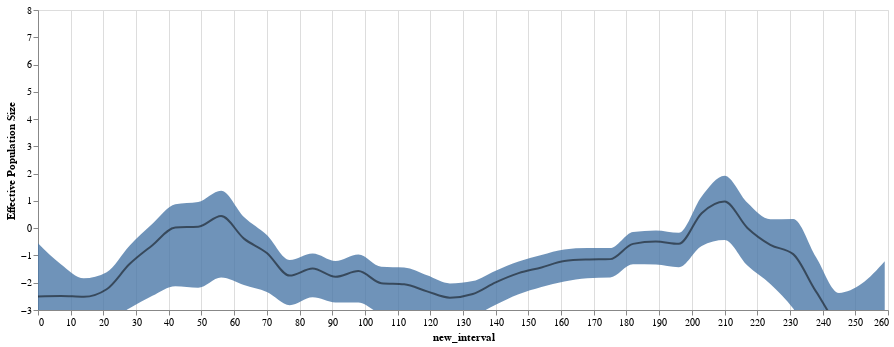

The cell this chart's notebook holds for it:
### Code cell
#plot
range_ = ['#EEC060', '#2664A5', '#A76BB1', "#EEA160", "#356D4C"]
log_line_ne = alt.Chart(test).mark_area(interpolate='monotone', opacity = 0.8, clip = True).encode(
    alt.X('new_interval', ),
    alt.Y('upper_hpd_log_50_MA',axis=alt.Axis(title="Effective Population Size", grid=False), scale = alt.Scale(domain=[-3,8])),
    alt.Y2('lower_hpd_log_50_MA' ),
    
).properties(
    width=850,
    height=300
)
log_band_ne = alt.Chart(test).mark_line(interpolate='monotone', opacity = 0.5, clip = True, color = "black").encode(
    alt.X('new_interval', ),
    alt.Y('median_Ne_log_MA',axis=alt.Axis(title="Effective Population Size", grid=False)),#,scale=alt.Scale(domain=(0, 13))),

    
).properties(
    width=850,
    height=300
)

log_line_ne  + log_band_ne

### Figure 1 — Vega-Lite specification as saved in the notebook (floating-point values rounded to 4 significant figures)
{"config": {"view": {"continuousWidth": 400, "continuousHeight": 300}}, "layer": [{"mark": {"type": "area", "clip": true, "interpolate": "monotone", "opacity": 0.8}, "encoding": {"x": {"field": "new_interval", "type": "quantitative"}, "y": {"axis": {"grid": false, "title": "Effective Population Size"}, "field": "upper_hpd_log_50_MA", "scale": {"domain": [-3, 8]}, "type": "quantitative"}, "y2": {"field": "lower_hpd_log_50_MA"}}, "height": 300, "width": 850}, {"mark": {"type": "line", "clip": true, "color": "black", "interpolate": "monotone", "opacity": 0.5}, "encoding": {"x": {"field": "new_interval", "type": "quantitative"}, "y": {"axis": {"grid": false, "title": "Effective Population Size"}, "field": "median_Ne_log_MA", "type": "quantitative"}}, "height": 300, "width": 850}], "data": {"name": "data-22429f649496a494b762880e06fac85e"}, "$schema": "https://vega.github.io/schema/vega-lite/v4.17.0.json", "datasets": {"data-22429f649496a494b762880e06fac85e": [{"interval": "1", "mean_Ne_log": -2.79, "mean_Ne_linear": 0.06145, "median_Ne_log": -3.31, "median_Ne_linear": 0.0365, "upper_hpd_log_95": 6.336, "lower_hpd_log_95": -10.35, "upper_hpd_log_50": -1.216, "lower_hpd_log_50": -6.913, "upper_hpd_linear": 564.3, "lower_hpd_linear": 3.184e-05, "upper_hpd_linear_50": 0.2964, "lower_hpd_linear_50": 0.0009948, "days": 7, "date": "2023-01-07T00:00:00", "new_interval": 259, "mean_Ne_log_MA": -2.79, "mean_Ne_linear_MA": 0.06145, "median_Ne_linear_MA": 0.0365, "median_Ne_log_MA": -3.31, "upper_hpd_log_50_MA": -1.216, "lower_hpd_log_50_MA": -6.913, "upper_hpd_linear_50_MA": 0.2964, "lower_hpd_linear_50_MA": 0.0009948, "lower_hpd_linear_MA": 3.184e-05, "upper_hpd_linear_MA": 564.3}, {"interval": "2", "mean_Ne_log": -3.089, "mean_Ne_linear": 0.04555, "median_Ne_log": -3.37, "median_Ne_linear": 0.03438, "upper_hpd_log_95": 0.4488, "lower_hpd_log_95": -6.02, "upper_hpd_log_50": -2.848, "lower_hpd_log_50": -4.733, "upper_hpd_linear": 1.566, "lower_hpd_linear": 0.002431, "upper_hpd_linear_50": 0.05794, "lower_hpd_linear_50": 0.008803, "days": 14, "date": "2022-12-31T00:00:00", "new_interval": 252, "mean_Ne_log_MA": -2.939, "mean_Ne_linear_MA": 0.0535, "median_Ne_linear_MA": 0.03544, "median_Ne_log_MA": -3.34, "upper_hpd_log_50_MA": -2.032, "lower_hpd_log_50_MA": -5.823, "upper_hpd_linear_50_MA": 0.1772, "lower_hpd_linear_50_MA": 0.004899, "lower_hpd_linear_MA": 0.001231, "upper_hpd_linear_MA": 282.9}, {"interval": "3", "mean_Ne_log": -3.259, "mean_Ne_linear": 0.03844, "median_Ne_log": -3.529, "median_Ne_linear": 0.02933, "upper_hpd_log_95": -0.4928, "lower_hpd_log_95": -5.418, "upper_hpd_log_50": -3.058, "lower_hpd_log_50": -4.433, "upper_hpd_linear": 0.6109, "lower_hpd_linear": 0.004437, "upper_hpd_linear_50": 0.047, "lower_hpd_linear_50": 0.01188, "days": 21, "date": "2022-12-24T00:00:00", "new_interval": 245, "mean_Ne_log_MA": -3.046, "mean_Ne_linear_MA": 0.04848, "median_Ne_linear_MA": 0.0334, "median_Ne_log_MA": -3.403, "upper_hpd_log_50_MA": -2.374, "lower_hpd_log_50_MA": -5.36, "upper_hpd_linear_50_MA": 0.1338, "lower_hpd_linear_50_MA": 0.007225, "lower_hpd_linear_MA": 0.0023, "upper_hpd_linear_MA": 188.8}, {"interval": "4", "mean_Ne_log": 1.217, "mean_Ne_linear": 3.375, "median_Ne_log": 0.9047, "median_Ne_linear": 2.471, "upper_hpd_log_95": 6.73, "lower_hpd_log_95": -3.885, "upper_hpd_log_50": 2.863, "lower_hpd_log_50": -0.8747, "upper_hpd_linear": 837.1, "lower_hpd_linear": 0.02055, "upper_hpd_linear_50": 17.51, "lower_hpd_linear_50": 0.417, "days": 28, "date": "2022-12-17T00:00:00", "new_interval": 238, "mean_Ne_log_MA": -1.98, "mean_Ne_linear_MA": 0.8802, "median_Ne_linear_MA": 0.6428, "median_Ne_log_MA": -2.326, "upper_hpd_log_50_MA": -1.065, "lower_hpd_log_50_MA": -4.238, "upper_hpd_linear_50_MA": 4.479, "lower_hpd_linear_50_MA": 0.1097, "lower_hpd_linear_MA": 0.006863, "upper_hpd_linear_MA": 350.9}, {"interval": "5", "mean_Ne_log": 4.849, "mean_Ne_linear": 127.6, "median_Ne_log": 4.545, "median_Ne_linear": 94.15, "upper_hpd_log_95": 10.42, "lower_hpd_log_95": -0.2077, "upper_hpd_log_50": 5.951, "lower_hpd_log_50": 2.21, "upper_hpd_linear": 33690.0, "lower_hpd_linear": 0.8124, "upper_hpd_linear_50": 384.0, "lower_hpd_linear_50": 9.112, "days": 35, "date": "2022-12-10T00:00:00", "new_interval": 231, "mean_Ne_log_MA": -0.6143, "mean_Ne_linear_MA": 26.23, "median_Ne_linear_MA": 19.34, "median_Ne_log_MA": -0.952, "upper_hpd_log_50_MA": 0.3383, "lower_hpd_log_50_MA": -2.949, "upper_hpd_linear_50_MA": 80.38, "lower_hpd_linear_50_MA": 1.91, "lower_hpd_linear_MA": 0.168, "upper_hpd_linear_MA": 7018.0}, {"interval": "6", "mean_Ne_log": -1.331, "mean_Ne_linear": 0.2642, "median_Ne_log": -1.595, "median_Ne_linear": 0.2028, "upper_hpd_log_95": 1.09, "lower_hpd_log_95": -3.214, "upper_hpd_log_50": -1.289, "lower_hpd_log_50": -2.41, "upper_hpd_linear": 2.975, "lower_hpd_linear": 0.04021, "upper_hpd_linear_50": 0.2756, "lower_hpd_linear_50": 0.08981, "days": 42, "date": "2022-12-03T00:00:00", "new_interval": 224, "mean_Ne_log_MA": -0.3226, "mean_Ne_linear_MA": 26.27, "median_Ne_linear_MA": 19.38, "median_Ne_log_MA": -0.609, "upper_hpd_log_50_MA": 0.3237, "lower_hpd_log_50_MA": -2.048, "upper_hpd_linear_50_MA": 80.38, "lower_hpd_linear_50_MA": 1.928, "lower_hpd_linear_MA": 0.176, "upper_hpd_linear_MA": 6906.0}, {"interval": "7", "mean_Ne_log": -0.002491, "mean_Ne_linear": 0.9975, "median_Ne_log": -0.2799, "median_Ne_linear": 0.7558, "upper_hpd_log_95": 2.837, "lower_hpd_log_95": -2.372, "upper_hpd_log_50": 0.1796, "lower_hpd_log_50": -1.356, "upper_hpd_linear": 17.06, "lower_hpd_linear": 0.09327, "upper_hpd_linear_50": 1.197, "lower_hpd_linear_50": 0.2578, "days": 49, "date": "2022-11-26T00:00:00", "new_interval": 217, "mean_Ne_log_MA": 0.2947, "mean_Ne_linear_MA": 26.46, "median_Ne_linear_MA": 19.52, "median_Ne_log_MA": 0.009037, "upper_hpd_log_50_MA": 0.9293, "lower_hpd_log_50_MA": -1.373, "upper_hpd_linear_50_MA": 80.6, "lower_hpd_linear_50_MA": 1.978, "lower_hpd_linear_MA": 0.1942, "upper_hpd_linear_MA": 6909.0}, {"interval": "8", "mean_Ne_log": 1.529, "mean_Ne_linear": 4.614, "median_Ne_log": 1.313, "median_Ne_linear": 3.718, "upper_hpd_log_95": 4.318, "lower_hpd_log_95": -1.056, "upper_hpd_log_50": 1.911, "lower_hpd_log_50": 0.2577, "upper_hpd_linear": 75.02, "lower_hpd_linear": 0.3478, "upper_hpd_linear_50": 6.757, "lower_hpd_linear_50": 1.294, "days": 56, "date": "2022-11-19T00:00:00", "new_interval": 210, "mean_Ne_log_MA": 1.252, "mean_Ne_linear_MA": 27.38, "median_Ne_linear_MA": 20.26, "median_Ne_log_MA": 0.9775, "upper_hpd_log_50_MA": 1.923, "lower_hpd_log_50_MA": -0.4346, "upper_hpd_linear_50_MA": 81.94, "lower_hpd_linear_50_MA": 2.234, "lower_hpd_linear_MA": 0.2628, "upper_hpd_linear_MA": 6924.0}, {"interval": "9", "mean_Ne_log": -1.096, "mean_Ne_linear": 0.3343, "median_Ne_log": -1.229, "median_Ne_linear": 0.2927, "upper_hpd_log_95": 0.4877, "lower_hpd_log_95": -2.622, "upper_hpd_log_50": -0.9308, "lower_hpd_log_50": -1.971, "upper_hpd_linear": 1.628, "lower_hpd_linear": 0.07268, "upper_hpd_linear_50": 0.3943, "lower_hpd_linear_50": 0.1393, "days": 63, "date": "2022-11-12T00:00:00", "new_interval": 203, "mean_Ne_log_MA": 0.7899, "mean_Ne_linear_MA": 26.77, "median_Ne_linear_MA": 19.82, "median_Ne_log_MA": 0.5509, "upper_hpd_log_50_MA": 1.164, "lower_hpd_log_50_MA": -0.6539, "upper_hpd_linear_50_MA": 78.52, "lower_hpd_linear_50_MA": 2.179, "lower_hpd_linear_MA": 0.2733, "upper_hpd_linear_MA": 6757.0}, {"interval": "10", "mean_Ne_log": -0.9726, "mean_Ne_linear": 0.3781, "median_Ne_log": -1.08, "median_Ne_linear": 0.3396, "upper_hpd_log_95": 0.6712, "lower_hpd_log_95": -2.274, "upper_hpd_log_50": -0.7146, "lower_hpd_log_50": -1.69, "upper_hpd_linear": 1.957, "lower_hpd_linear": 0.1029, "upper_hpd_linear_50": 0.4894, "lower_hpd_linear_50": 0.1845, "days": 70, "date": "2022-11-05T00:00:00", "new_interval": 196, "mean_Ne_log_MA": -0.3745, "mean_Ne_linear_MA": 1.318, "median_Ne_linear_MA": 1.062, "median_Ne_log_MA": -0.5741, "upper_hpd_log_50_MA": -0.1688, "lower_hpd_log_50_MA": -1.434, "upper_hpd_linear_50_MA": 1.823, "lower_hpd_linear_50_MA": 0.3931, "lower_hpd_linear_MA": 0.1314, "upper_hpd_linear_MA": 19.73}, {"interval": "11", "mean_Ne_log": -1.086, "mean_Ne_linear": 0.3377, "median_Ne_log": -1.172, "median_Ne_linear": 0.3097, "upper_hpd_log_95": 0.6311, "lower_hpd_log_95": -2.552, "upper_hpd_log_50": -0.8584, "lower_hpd_log_50": -1.921, "upper_hpd_linear": 1.88, "lower_hpd_linear": 0.07792, "upper_hpd_linear_50": 0.4238, "lower_hpd_linear_50": 0.1464, "days": 77, "date": "2022-10-29T00:00:00", "new_interval": 189, "mean_Ne_log_MA": -0.3254, "mean_Ne_linear_MA": 1.332, "median_Ne_linear_MA": 1.083, "median_Ne_log_MA": -0.4895, "upper_hpd_log_50_MA": -0.08272, "lower_hpd_log_50_MA": -1.336, "upper_hpd_linear_50_MA": 1.852, "lower_hpd_linear_50_MA": 0.4044, "lower_hpd_linear_MA": 0.1389, "upper_hpd_linear_MA": 19.51}, {"interval": "12", "mean_Ne_log": -0.6551, "mean_Ne_linear": 0.5194, "median_Ne_log": -0.706, "median_Ne_linear": 0.4936, "upper_hpd_log_95": 1.111, "lower_hpd_log_95": -2.3, "upper_hpd_log_50": -0.1087, "lower_hpd_log_50": -1.301, "upper_hpd_linear": 3.038, "lower_hpd_linear": 0.1002, "upper_hpd_linear_50": 0.897, "lower_hpd_linear_50": 0.2723, "days": 84, "date": "2022-10-22T00:00:00", "new_interval": 182, "mean_Ne_log_MA": -0.456, "mean_Ne_linear_MA": 1.237, "median_Ne_linear_MA": 1.031, "median_Ne_log_MA": -0.5747, "upper_hpd_log_50_MA": -0.1404, "lower_hpd_log_50_MA": -1.325, "upper_hpd_linear_50_MA": 1.792, "lower_hpd_linear_50_MA": 0.4073, "lower_hpd_linear_MA": 0.1403, "upper_hpd_linear_MA": 16.71}, {"interval": "13", "mean_Ne_log": -1.379, "mean_Ne_linear": 0.2519, "median_Ne_log": -1.486, "median_Ne_linear": 0.2262, "upper_hpd_log_95": 0.7218, "lower_hpd_log_95": -3.263, "upper_hpd_log_50": -1.035, "lower_hpd_log_50": -2.178, "upper_hpd_linear": 2.058, "lower_hpd_linear": 0.03827, "upper_hpd_linear_50": 0.3553, "lower_hpd_linear_50": 0.1132, "days": 91, "date": "2022-10-15T00:00:00", "new_interval": 175, "mean_Ne_log_MA": -1.038, "mean_Ne_linear_MA": 0.3643, "median_Ne_linear_MA": 0.3324, "median_Ne_log_MA": -1.135, "upper_hpd_log_50_MA": -0.7295, "lower_hpd_log_50_MA": -1.812, "upper_hpd_linear_50_MA": 0.5119, "lower_hpd_linear_50_MA": 0.1711, "lower_hpd_linear_MA": 0.07839, "upper_hpd_linear_MA": 2.112}, {"interval": "14", "mean_Ne_log": -1.149, "mean_Ne_linear": 0.3171, "median_Ne_log": -1.306, "median_Ne_linear": 0.2708, "upper_hpd_log_95": 0.8676, "lower_hpd_log_95": -3.008, "upper_hpd_log_50": -0.9308, "lower_hpd_log_50": -2.085, "upper_hpd_linear": 2.381, "lower_hpd_linear": 0.04941, "upper_hpd_linear_50": 0.3943, "lower_hpd_linear_50": 0.1243, "days": 98, "date": "2022-10-08T00:00:00", "new_interval": 168, "mean_Ne_log_MA": -1.048, "mean_Ne_linear_MA": 0.3608, "median_Ne_linear_MA": 0.328, "median_Ne_log_MA": -1.15, "upper_hpd_log_50_MA": -0.7295, "lower_hpd_log_50_MA": -1.835, "upper_hpd_linear_50_MA": 0.5119, "lower_hpd_linear_50_MA": 0.1681, "lower_hpd_linear_MA": 0.07374, "upper_hpd_linear_MA": 2.263}, {"interval": "15", "mean_Ne_log": -1.151, "mean_Ne_linear": 0.3164, "median_Ne_log": -1.353, "median_Ne_linear": 0.2584, "upper_hpd_log_95": 1.242, "lower_hpd_log_95": -3.077, "upper_hpd_log_50": -0.9628, "lower_hpd_log_50": -2.276, "upper_hpd_linear": 3.461, "lower_hpd_linear": 0.04609, "upper_hpd_linear_50": 0.3818, "lower_hpd_linear_50": 0.1027, "days": 105, "date": "2022-10-01T00:00:00", "new_interval": 161, "mean_Ne_log_MA": -1.084, "mean_Ne_linear_MA": 0.3485, "median_Ne_linear_MA": 0.3117, "median_Ne_log_MA": -1.205, "upper_hpd_log_50_MA": -0.7791, "lower_hpd_log_50_MA": -1.952, "upper_hpd_linear_50_MA": 0.4904, "lower_hpd_linear_50_MA": 0.1518, "lower_hpd_linear_MA": 0.06238, "upper_hpd_linear_MA": 2.564}, {"interval": "16", "mean_Ne_log": -2.269, "mean_Ne_linear": 0.1035, "median_Ne_log": -2.351, "median_Ne_linear": 0.09529, "upper_hpd_log_95": -0.4967, "lower_hpd_log_95": -3.787, "upper_hpd_log_50": -1.881, "lower_hpd_log_50": -2.94, "upper_hpd_linear": 0.6085, "lower_hpd_linear": 0.02267, "upper_hpd_linear_50": 0.1525, "lower_hpd_linear_50": 0.05287, "days": 112, "date": "2022-09-24T00:00:00", "new_interval": 154, "mean_Ne_log_MA": -1.32, "mean_Ne_linear_MA": 0.3017, "median_Ne_linear_MA": 0.2689, "median_Ne_log_MA": -1.441, "upper_hpd_log_50_MA": -0.9835, "lower_hpd_log_50_MA": -2.156, "upper_hpd_linear_50_MA": 0.4362, "lower_hpd_linear_50_MA": 0.1331, "lower_hpd_linear_MA": 0.05133, "upper_hpd_linear_MA": 2.309}, {"interval": "17", "mean_Ne_log": -1.619, "mean_Ne_linear": 0.1982, "median_Ne_log": -1.748, "median_Ne_linear": 0.1741, "upper_hpd_log_95": 0.5239, "lower_hpd_log_95": -3.527, "upper_hpd_log_50": -1.313, "lower_hpd_log_50": -2.64, "upper_hpd_linear": 1.689, "lower_hpd_linear": 0.02939, "upper_hpd_linear_50": 0.2689, "lower_hpd_linear_50": 0.0714, "days": 119, "date": "2022-09-17T00:00:00", "new_interval": 147, "mean_Ne_log_MA": -1.513, "mean_Ne_linear_MA": 0.2374, "median_Ne_linear_MA": 0.205, "median_Ne_log_MA": -1.649, "upper_hpd_log_50_MA": -1.224, "lower_hpd_log_50_MA": -2.424, "upper_hpd_linear_50_MA": 0.3105, "lower_hpd_linear_50_MA": 0.0929, "lower_hpd_linear_MA": 0.03717, "upper_hpd_linear_MA": 2.04}, {"interval": "18", "mean_Ne_log": -2.964, "mean_Ne_linear": 0.0516, "median_Ne_log": -3.178, "median_Ne_linear": 0.04166, "upper_hpd_log_95": -0.2038, "lower_hpd_log_95": -4.953, "upper_hpd_log_50": -2.71, "lower_hpd_log_50": -4.094, "upper_hpd_linear": 0.8156, "lower_hpd_linear": 0.007065, "upper_hpd_linear_50": 0.06651, "lower_hpd_linear_50": 0.01667, "days": 126, "date": "2022-09-10T00:00:00", "new_interval": 140, "mean_Ne_log_MA": -1.83, "mean_Ne_linear_MA": 0.1974, "median_Ne_linear_MA": 0.168, "median_Ne_log_MA": -1.987, "upper_hpd_log_50_MA": -1.56, "lower_hpd_log_50_MA": -2.807, "upper_hpd_linear_50_MA": 0.2528, "lower_hpd_linear_50_MA": 0.07359, "lower_hpd_linear_MA": 0.03093, "upper_hpd_linear_MA": 1.791}, {"interval": "19", "mean_Ne_log": -3.343, "mean_Ne_linear": 0.03535, "median_Ne_log": -3.442, "median_Ne_linear": 0.032, "upper_hpd_log_95": -1.163, "lower_hpd_log_95": -5.534, "upper_hpd_log_50": -2.836, "lower_hpd_log_50": -4.234, "upper_hpd_linear": 0.3125, "lower_hpd_linear": 0.00395, "upper_hpd_linear_50": 0.05866, "lower_hpd_linear_50": 0.01449, "days": 133, "date": "2022-09-03T00:00:00", "new_interval": 133, "mean_Ne_log_MA": -2.269, "mean_Ne_linear_MA": 0.141, "median_Ne_linear_MA": 0.1203, "median_Ne_log_MA": -2.414, "upper_hpd_log_50_MA": -1.941, "lower_hpd_log_50_MA": -3.237, "upper_hpd_linear_50_MA": 0.1857, "lower_hpd_linear_50_MA": 0.05162, "lower_hpd_linear_MA": 0.02184, "upper_hpd_linear_MA": 1.377}, {"interval": "20", "mean_Ne_log": -1.664, "mean_Ne_linear": 0.1894, "median_Ne_log": -2.023, "median_Ne_linear": 0.1323, "upper_hpd_log_95": 2.363, "lower_hpd_log_95": -5.096, "upper_hpd_log_50": -1.396, "lower_hpd_log_50": -3.69, "upper_hpd_linear": 10.62, "lower_hpd_linear": 0.006123, "upper_hpd_linear_50": 0.2477, "lower_hpd_linear_50": 0.02496, "days": 140, "date": "2022-08-27T00:00:00", "new_interval": 126, "mean_Ne_log_MA": -2.372, "mean_Ne_linear_MA": 0.1156, "median_Ne_linear_MA": 0.09507, "median_Ne_log_MA": -2.548, "upper_hpd_log_50_MA": -2.027, "lower_hpd_log_50_MA": -3.52, "upper_hpd_linear_50_MA": 0.1588, "lower_hpd_linear_50_MA": 0.03608, "lower_hpd_linear_MA": 0.01384, "upper_hpd_linear_MA": 2.809}, {"interval": "21", "mean_Ne_log": -0.9449, "mean_Ne_linear": 0.3887, "median_Ne_log": -1.188, "median_Ne_linear": 0.3048, "upper_hpd_log_95": 2.383, "lower_hpd_log_95": -3.913, "upper_hpd_log_50": -0.3932, "lower_hpd_log_50": -2.266, "upper_hpd_linear": 10.83, "lower_hpd_linear": 0.01998, "upper_hpd_linear_50": 0.6749, "lower_hpd_linear_50": 0.1037, "days": 147, "date": "2022-08-20T00:00:00", "new_interval": 119, "mean_Ne_log_MA": -2.107, "mean_Ne_linear_MA": 0.1727, "median_Ne_linear_MA": 0.137, "median_Ne_log_MA": -2.316, "upper_hpd_log_50_MA": -1.73, "lower_hpd_log_50_MA": -3.385, "upper_hpd_linear_50_MA": 0.2633, "lower_hpd_linear_50_MA": 0.04625, "lower_hpd_linear_MA": 0.0133, "upper_hpd_linear_MA": 4.854}, {"interval": "22", "mean_Ne_log": -0.1427, "mean_Ne_linear": 0.867, "median_Ne_log": -0.4564, "median_Ne_linear": 0.6335, "upper_hpd_log_95": 3.597, "lower_hpd_log_95": -3.085, "upper_hpd_log_50": 0.108, "lower_hpd_log_50": -1.856, "upper_hpd_linear": 36.49, "lower_hpd_linear": 0.04573, "upper_hpd_linear_50": 1.114, "lower_hpd_linear_50": 0.1563, "days": 154, "date": "2022-08-13T00:00:00", "new_interval": 112, "mean_Ne_log_MA": -1.812, "mean_Ne_linear_MA": 0.3064, "median_Ne_linear_MA": 0.2289, "median_Ne_log_MA": -2.058, "upper_hpd_log_50_MA": -1.445, "lower_hpd_log_50_MA": -3.228, "upper_hpd_linear_50_MA": 0.4324, "lower_hpd_linear_50_MA": 0.06323, "lower_hpd_linear_MA": 0.01657, "upper_hpd_linear_MA": 11.81}, {"interval": "23", "mean_Ne_log": -2.925, "mean_Ne_linear": 0.05369, "median_Ne_log": -2.976, "median_Ne_linear": 0.05099, "upper_hpd_log_95": -1.242, "lower_hpd_log_95": -4.578, "upper_hpd_log_50": -2.551, "lower_hpd_log_50": -3.626, "upper_hpd_linear": 0.2887, "lower_hpd_linear": 0.01028, "upper_hpd_linear_50": 0.07799, "lower_hpd_linear_50": 0.02663, "days": 161, "date": "2022-08-06T00:00:00", "new_interval": 105, "mean_Ne_log_MA": -1.804, "mean_Ne_linear_MA": 0.3068, "median_Ne_linear_MA": 0.2307, "median_Ne_log_MA": -2.017, "upper_hpd_log_50_MA": -1.414, "lower_hpd_log_50_MA": -3.134, "upper_hpd_linear_50_MA": 0.4347, "lower_hpd_linear_50_MA": 0.06522, "lower_hpd_linear_MA": 0.01721, "upper_hpd_linear_MA": 11.71}, {"interval": "24", "mean_Ne_log": -1.098, "mean_Ne_linear": 0.3336, "median_Ne_log": -1.224, "median_Ne_linear": 0.294, "upper_hpd_log_95": 1.563, "lower_hpd_log_95": -3.611, "upper_hpd_log_50": -0.5781, "lower_hpd_log_50": -2.209, "upper_hpd_linear": 4.774, "lower_hpd_linear": 0.02702, "upper_hpd_linear_50": 0.561, "lower_hpd_linear_50": 0.1098, "days": 168, "date": "2022-07-30T00:00:00", "new_interval": 98, "mean_Ne_log_MA": -1.355, "mean_Ne_linear_MA": 0.3665, "median_Ne_linear_MA": 0.2831, "median_Ne_log_MA": -1.574, "upper_hpd_log_50_MA": -0.962, "lower_hpd_log_50_MA": -2.729, "upper_hpd_linear_50_MA": 0.5351, "lower_hpd_linear_50_MA": 0.08428, "lower_hpd_linear_MA": 0.02183, "upper_hpd_linear_MA": 12.6}, {"interval": "25", "mean_Ne_log": -2.872, "mean_Ne_linear": 0.05661, "median_Ne_log": -3.064, "median_Ne_linear": 0.04668, "upper_hpd_log_95": -0.9048, "lower_hpd_log_95": -4.687, "upper_hpd_log_50": -2.606, "lower_hpd_log_50": -3.649, "upper_hpd_linear": 0.4046, "lower_hpd_linear": 0.009218, "upper_hpd_linear_50": 0.07379, "lower_hpd_linear_50": 0.026, "days": 175, "date": "2022-07-23T00:00:00", "new_interval": 91, "mean_Ne_log_MA": -1.596, "mean_Ne_linear_MA": 0.3399, "median_Ne_linear_MA": 0.266, "median_Ne_log_MA": -1.782, "upper_hpd_log_50_MA": -1.204, "lower_hpd_log_50_MA": -2.721, "upper_hpd_linear_50_MA": 0.5003, "lower_hpd_linear_50_MA": 0.08449, "lower_hpd_linear_MA": 0.02245, "upper_hpd_linear_MA": 10.56}, {"interval": "26", "mean_Ne_log": 0.6586, "mean_Ne_linear": 1.932, "median_Ne_log": 0.3281, "median_Ne_linear": 1.388, "upper_hpd_log_95": 4.743, "lower_hpd_log_95": -2.72, "upper_hpd_log_50": 0.9818, "lower_hpd_log_50": -1.323, "upper_hpd_linear": 114.8, "lower_hpd_linear": 0.06585, "upper_hpd_linear_50": 2.669, "lower_hpd_linear_50": 0.2664, "days": 182, "date": "2022-07-16T00:00:00", "new_interval": 84, "mean_Ne_log_MA": -1.276, "mean_Ne_linear_MA": 0.6486, "median_Ne_linear_MA": 0.4827, "median_Ne_log_MA": -1.479, "upper_hpd_log_50_MA": -0.9292, "lower_hpd_log_50_MA": -2.533, "upper_hpd_linear_50_MA": 0.8992, "lower_hpd_linear_50_MA": 0.117, "lower_hpd_linear_MA": 0.03162, "upper_hpd_linear_MA": 31.34}, {"interval": "27", "mean_Ne_log": -1.286, "mean_Ne_linear": 0.2763, "median_Ne_log": -1.757, "median_Ne_linear": 0.1725, "upper_hpd_log_95": 3.496, "lower_hpd_log_95": -4.877, "upper_hpd_log_50": -1.077, "lower_hpd_log_50": -3.305, "upper_hpd_linear": 33.0, "lower_hpd_linear": 0.007617, "upper_hpd_linear_50": 0.3406, "lower_hpd_linear_50": 0.03671, "days": 189, "date": "2022-07-09T00:00:00", "new_interval": 77, "mean_Ne_log_MA": -1.504, "mean_Ne_linear_MA": 0.5304, "median_Ne_linear_MA": 0.3905, "median_Ne_log_MA": -1.739, "upper_hpd_log_50_MA": -1.166, "lower_hpd_log_50_MA": -2.822, "upper_hpd_linear_50_MA": 0.7445, "lower_hpd_linear_50_MA": 0.0931, "lower_hpd_linear_MA": 0.024, "upper_hpd_linear_MA": 30.65}, {"interval": "28", "mean_Ne_log": 1.55, "mean_Ne_linear": 4.714, "median_Ne_log": 1.173, "median_Ne_linear": 3.231, "upper_hpd_log_95": 6.987, "lower_hpd_log_95": -2.92, "upper_hpd_log_50": 2.032, "lower_hpd_log_50": -1.228, "upper_hpd_linear": 1082.0, "lower_hpd_linear": 0.05393, "upper_hpd_linear_50": 7.628, "lower_hpd_linear_50": 0.293, "days": 196, "date": "2022-07-02T00:00:00", "new_interval": 70, "mean_Ne_log_MA": -0.6093, "mean_Ne_linear_MA": 1.462, "median_Ne_linear_MA": 1.026, "median_Ne_log_MA": -0.9091, "upper_hpd_log_50_MA": -0.2496, "lower_hpd_log_50_MA": -2.343, "upper_hpd_linear_50_MA": 2.254, "lower_hpd_linear_50_MA": 0.1464, "lower_hpd_linear_MA": 0.03273, "upper_hpd_linear_MA": 247.0}, {"interval": "29", "mean_Ne_log": 1.904, "mean_Ne_linear": 6.715, "median_Ne_log": 1.409, "median_Ne_linear": 4.091, "upper_hpd_log_95": 8.155, "lower_hpd_log_95": -2.986, "upper_hpd_log_50": 2.738, "lower_hpd_log_50": -0.9213, "upper_hpd_linear": 3480.0, "lower_hpd_linear": 0.05051, "upper_hpd_linear_50": 15.46, "lower_hpd_linear_50": 0.398, "days": 203, "date": "2022-06-25T00:00:00", "new_interval": 63, "mean_Ne_log_MA": -0.008871, "mean_Ne_linear_MA": 2.739, "median_Ne_linear_MA": 1.786, "median_Ne_log_MA": -0.3824, "upper_hpd_log_50_MA": 0.4136, "lower_hpd_log_50_MA": -2.085, "upper_hpd_linear_50_MA": 5.233, "lower_hpd_linear_50_MA": 0.204, "lower_hpd_linear_MA": 0.03743, "upper_hpd_linear_MA": 942.0}, {"interval": "30", "mean_Ne_log": 1.461, "mean_Ne_linear": 4.311, "median_Ne_log": 1.063, "median_Ne_linear": 2.894, "upper_hpd_log_95": 7.918, "lower_hpd_log_95": -3.967, "upper_hpd_log_50": 2.189, "lower_hpd_log_50": -2.265, "upper_hpd_linear": 2747.0, "lower_hpd_linear": 0.01894, "upper_hpd_linear_50": 8.924, "lower_hpd_linear_50": 0.1038, "days": 210, "date": "2022-06-18T00:00:00", "new_interval": 56, "mean_Ne_log_MA": 0.8577, "mean_Ne_linear_MA": 3.59, "median_Ne_linear_MA": 2.355, "median_Ne_log_MA": 0.443, "upper_hpd_log_50_MA": 1.373, "lower_hpd_log_50_MA": -1.808, "upper_hpd_linear_50_MA": 7.003, "lower_hpd_linear_50_MA": 0.2196, "lower_hpd_linear_MA": 0.03937, "upper_hpd_linear_MA": 1491.0}, {"interval": "31", "mean_Ne_log": -1.12, "mean_Ne_linear": 0.3263, "median_Ne_log": -1.627, "median_Ne_linear": 0.1966, "upper_hpd_log_95": 3.528, "lower_hpd_log_95": -4.358, "upper_hpd_log_50": -1.09, "lower_hpd_log_50": -3.207, "upper_hpd_linear": 34.04, "lower_hpd_linear": 0.0128, "upper_hpd_linear_50": 0.3363, "lower_hpd_linear_50": 0.04046, "days": 217, "date": "2022-06-11T00:00:00", "new_interval": 49, "mean_Ne_log_MA": 0.502, "mean_Ne_linear_MA": 3.269, "median_Ne_linear_MA": 2.117, "median_Ne_log_MA": 0.05203, "upper_hpd_log_50_MA": 0.9583, "lower_hpd_log_50_MA": -2.185, "upper_hpd_linear_50_MA": 6.537, "lower_hpd_linear_50_MA": 0.1744, "lower_hpd_linear_MA": 0.02876, "upper_hpd_linear_MA": 1475.0}, {"interval": "32", "mean_Ne_log": -1.566, "mean_Ne_linear": 0.2089, "median_Ne_log": -1.886, "median_Ne_linear": 0.1517, "upper_hpd_log_95": 1.415, "lower_hpd_log_95": -3.854, "upper_hpd_log_50": -1.464, "lower_hpd_log_50": -3.026, "upper_hpd_linear": 4.115, "lower_hpd_linear": 0.0212, "upper_hpd_linear_50": 0.2313, "lower_hpd_linear_50": 0.04853, "days": 224, "date": "2022-06-04T00:00:00", "new_interval": 42, "mean_Ne_log_MA": 0.4461, "mean_Ne_linear_MA": 3.255, "median_Ne_linear_MA": 2.113, "median_Ne_log_MA": 0.02638, "upper_hpd_log_50_MA": 0.8809, "lower_hpd_log_50_MA": -2.129, "upper_hpd_linear_50_MA": 6.515, "lower_hpd_linear_50_MA": 0.1768, "lower_hpd_linear_MA": 0.03148, "upper_hpd_linear_MA": 1469.0}, {"interval": "33", "mean_Ne_log": -1.898, "mean_Ne_linear": 0.1498, "median_Ne_log": -2.071, "median_Ne_linear": 0.126, "upper_hpd_log_95": 0.5726, "lower_hpd_log_95": -3.914, "upper_hpd_log_50": -1.561, "lower_hpd_log_50": -2.988, "upper_hpd_linear": 1.773, "lower_hpd_linear": 0.01996, "upper_hpd_linear_50": 0.2099, "lower_hpd_linear_50": 0.05038, "days": 231, "date": "2022-05-28T00:00:00", "new_interval": 35, "mean_Ne_log_MA": -0.2436, "mean_Ne_linear_MA": 2.342, "median_Ne_linear_MA": 1.492, "median_Ne_log_MA": -0.6224, "upper_hpd_log_50_MA": 0.1623, "lower_hpd_log_50_MA": -2.481, "upper_hpd_linear_50_MA": 5.031, "lower_hpd_linear_50_MA": 0.1282, "lower_hpd_linear_MA": 0.02468, "upper_hpd_linear_MA": 1253.0}, {"interval": "34", "mean_Ne_log": -1.901, "mean_Ne_linear": 0.1494, "median_Ne_log": -2.053, "median_Ne_linear": 0.1283, "upper_hpd_log_95": 1.298, "lower_hpd_log_95": -4.924, "upper_hpd_log_50": -1.281, "lower_hpd_log_50": -3.201, "upper_hpd_linear": 3.663, "lower_hpd_linear": 0.00727, "upper_hpd_linear_50": 0.2779, "lower_hpd_linear_50": 0.04074, "days": 238, "date": "2022-05-21T00:00:00", "new_interval": 28, "mean_Ne_log_MA": -1.005, "mean_Ne_linear_MA": 1.029, "median_Ne_linear_MA": 0.6994, "median_Ne_log_MA": -1.315, "upper_hpd_log_50_MA": -0.6414, "lower_hpd_log_50_MA": -2.937, "upper_hpd_linear_50_MA": 1.996, "lower_hpd_linear_50_MA": 0.05679, "lower_hpd_linear_MA": 0.01603, "upper_hpd_linear_MA": 558.1}, {"interval": "35", "mean_Ne_log": -3.396, "mean_Ne_linear": 0.03349, "median_Ne_log": -3.558, "median_Ne_linear": 0.02851, "upper_hpd_log_95": 0.2059, "lower_hpd_log_95": -6.692, "upper_hpd_log_50": -2.67, "lower_hpd_log_50": -4.655, "upper_hpd_linear": 1.229, "lower_hpd_linear": 0.00124, "upper_hpd_linear_50": 0.06924, "lower_hpd_linear_50": 0.009513, "days": 245, "date": "2022-05-14T00:00:00", "new_interval": 21, "mean_Ne_log_MA": -1.976, "mean_Ne_linear_MA": 0.1736, "median_Ne_linear_MA": 0.1262, "median_Ne_log_MA": -2.239, "upper_hpd_log_50_MA": -1.613, "lower_hpd_log_50_MA": -3.415, "upper_hpd_linear_50_MA": 0.2249, "lower_hpd_linear_50_MA": 0.03793, "lower_hpd_linear_MA": 0.01249, "upper_hpd_linear_MA": 8.964}, {"interval": "36", "mean_Ne_log": -2.803, "mean_Ne_linear": 0.0606, "median_Ne_log": -3.012, "median_Ne_linear": 0.04919, "upper_hpd_log_95": 1.521, "lower_hpd_log_95": -6.647, "upper_hpd_log_50": -2.215, "lower_hpd_log_50": -4.326, "upper_hpd_linear": 4.577, "lower_hpd_linear": 0.001298, "upper_hpd_linear_50": 0.1092, "lower_hpd_linear_50": 0.01322, "days": 252, "date": "2022-05-07T00:00:00", "new_interval": 14, "mean_Ne_log_MA": -2.313, "mean_Ne_linear_MA": 0.1204, "median_Ne_linear_MA": 0.09675, "median_Ne_log_MA": -2.516, "upper_hpd_log_50_MA": -1.838, "lower_hpd_log_50_MA": -3.639, "upper_hpd_linear_50_MA": 0.1795, "lower_hpd_linear_50_MA": 0.03248, "lower_hpd_linear_MA": 0.01019, "upper_hpd_linear_MA": 3.071}, {"interval": "37", "mean_Ne_log": -2.17, "mean_Ne_linear": 0.1142, "median_Ne_log": -1.728, "median_Ne_linear": 0.1776, "upper_hpd_log_95": 6.014, "lower_hpd_log_95": -11.88, "upper_hpd_log_50": 1.125, "lower_hpd_log_50": -3.648, "upper_hpd_linear": 409.2, "lower_hpd_linear": 6.952e-06, "upper_hpd_linear_50": 3.08, "lower_hpd_linear_50": 0.02605, "days": 259, "date": "2022-04-30T00:00:00", "new_interval": 7, "mean_Ne_log_MA": -2.434, "mean_Ne_linear_MA": 0.1015, "median_Ne_linear_MA": 0.1019, "median_Ne_log_MA": -2.484, "upper_hpd_log_50_MA": -1.32, "lower_hpd_log_50_MA": -3.763, "upper_hpd_linear_50_MA": 0.7492, "lower_hpd_linear_50_MA": 0.02798, "lower_hpd_linear_MA": 0.005954, "upper_hpd_linear_MA": 84.09}, {"interval": "38", "mean_Ne_log": -2.625, "mean_Ne_linear": 0.07245, "median_Ne_log": -2.157, "median_Ne_linear": 0.1157, "upper_hpd_log_95": 10.37, "lower_hpd_log_95": -16.32, "upper_hpd_log_50": 2.284, "lower_hpd_log_50": -5.924, "upper_hpd_linear": 31870.0, "lower_hpd_linear": 8.177e-08, "upper_hpd_linear_50": 9.818, "lower_hpd_linear_50": 0.002673, "days": 266, "date": "2022-04-23T00:00:00", "new_interval": 0, "mean_Ne_log_MA": -2.579, "mean_Ne_linear_MA": 0.08602, "median_Ne_linear_MA": 0.09986, "median_Ne_log_MA": -2.502, "upper_hpd_log_50_MA": -0.5513, "lower_hpd_log_50_MA": -4.351, "upper_hpd_linear_50_MA": 2.671, "lower_hpd_linear_50_MA": 0.01844, "lower_hpd_linear_MA": 0.001963, "upper_hpd_linear_MA": 6457.0}]}}
